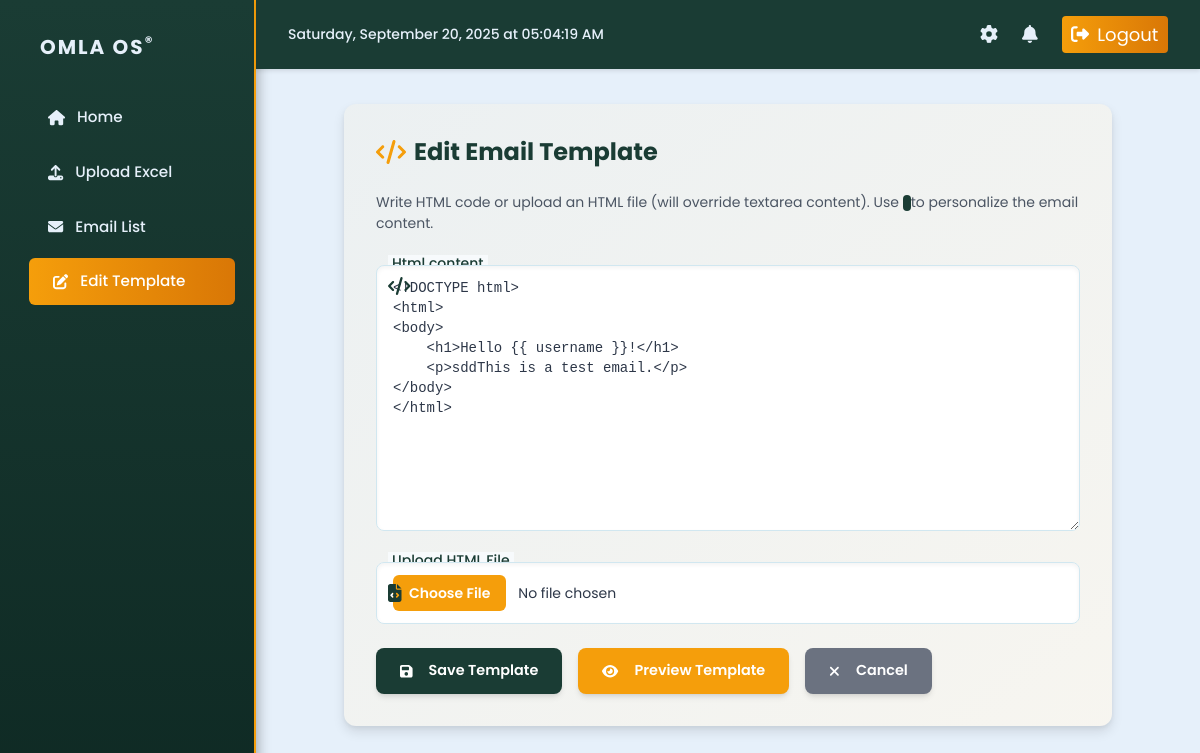
The app's page /template/edit/, older data.
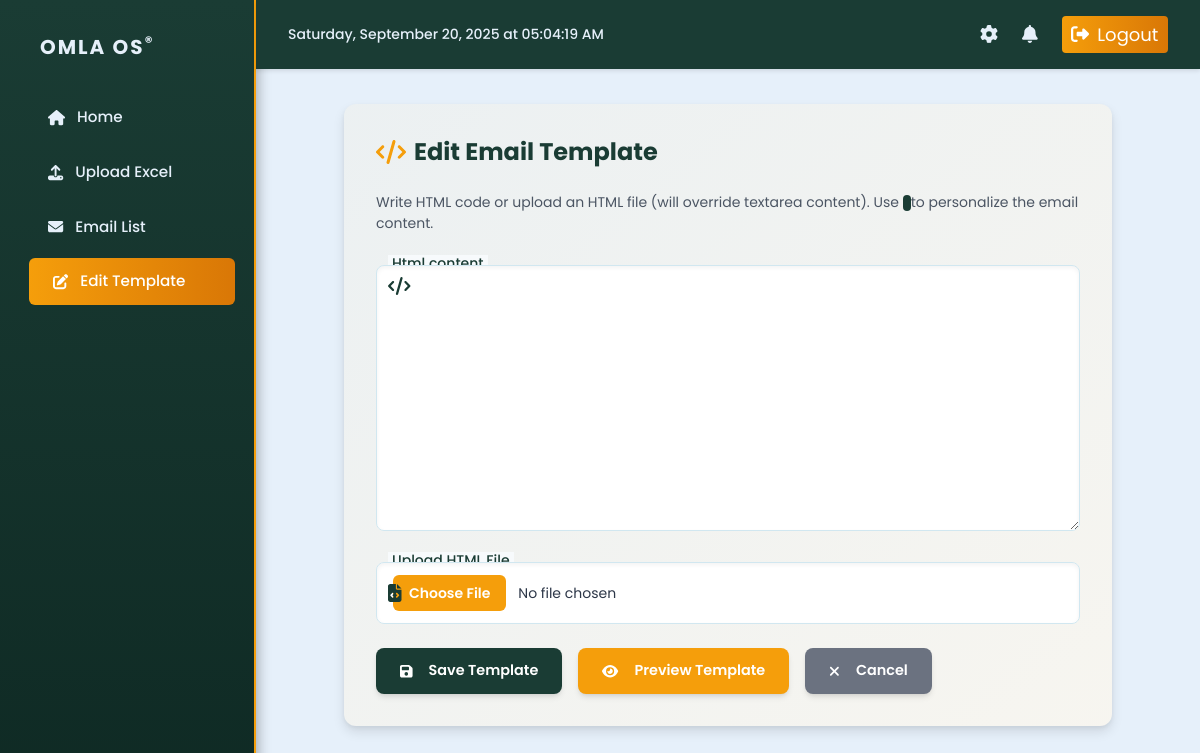
The same page, newer data.
### sender/models.py (models this page shows, shortened)
class EmailTemplate(models.Model):
    name = models.CharField(max_length=100, unique=True)
    html_content = models.TextField()
    class Meta:
        verbose_name = "Email Template"
        verbose_name_plural = "Email Templates"

### sender/views.py (the view)
# urls.py: path('template/edit/', views.edit_template, name='edit_template'),
def edit_template(request):
    template, created = EmailTemplate.objects.get_or_create(name="Default Template")
    if request.method == 'POST':
        form = EmailTemplateForm(request.POST, instance=template)
        if form.is_valid():
            form.save()
            messages.success(request, "Template updated successfully.")
            return redirect('dashboard')
    else:
        form = EmailTemplateForm(instance=template)
    return render(request, 'sender/edit_template.html', {'form': form})

### sender/forms.py
class EmailTemplateForm(forms.ModelForm):
    class Meta:
        model = EmailTemplate
        fields = ['name', 'html_content']
        widgets = {
            'name': forms.TextInput(attrs={'placeholder': 'Template name'}),
            'html_content': forms.Textarea(attrs={'placeholder': 'Enter HTML content here', 'rows': 10}),
        }

### sender/templates/sender/edit_template.html (shortened to what this page needs)
{% extends 'sender/base.html' %}
{% load static %}
{% block content %}
<div class="card relative overflow-hidden max-w-3xl mx-auto">
    <h2 class="relative z-10 flex items-center gap-2 text-2xl font-bold text-[#1A3C34] mb-6">
        <i class="fas fa-code text-[#F59E0B]"></i> Edit Email Template
    </h2>
    <p class="relative z-10 text-gray-600 mb-8 text-sm">
        Write HTML code or upload an HTML file (will override textarea content). Use <code class="font-mono bg-[#1A3C34] text-[#E6F0FA] px-1 rounded">{{ username }}</code> to personalize the email content.
    </p>
    <form method="post" enctype="multipart/form-data" class="relative z-10 space-y-6">
        <div class="form-group relative">
            <label for="{{ form.html_content.id_for_label }}" class="absolute -top-2.5 left-3 text-xs font-medium text-[#1A3C34] bg-[#F7FAFC] px-1 transition-all duration-300">
                {{ form.html_content.label }}
            </label>
            <div class="relative">
                <i class="fas fa-code absolute left-3 top-3 text-[#1A3C34] text-lg"></i>
                <textarea name="html_content" id="{{ form.html_content.id_for_label }}" class="pl-12 pr-4 w-full font-mono text-sm bg-white border-[#D1E7F0] rounded-lg shadow-sm focus:border-[#F59E0B] focus:ring-2 focus:ring-[#F59E0B]/20 transition-all duration-300 resize-y" rows="12" required>{{ form.html_content.value|default_if_none:'' }}</textarea>
            </div>
        </div>
        <div class="form-group relative">
            <label for="html_file" class="absolute -top-2.5 left-3 text-xs font-medium text-[#1A3C34] bg-[#F7FAFC] px-1 transition-all duration-300">
                Upload HTML File
            </label>
            <div class="relative">
                <i class="fas fa-file-code absolute left-3 top-1/2 transform -translate-y-1/2 text-[#1A3C34] text-lg"></i>
                <input type="file" name="html_file" id="html_file" class="pl-12 pr-4 w-full border-[#D1E7F0] rounded-lg bg-white shadow-sm focus:border-[#F59E0B] focus:ring-2 focus:ring-[#F59E0B]/20 transition-all duration-300 py-2.5 text-sm" accept=".html">
            </div>
        </div>
        <div class="flex gap-4 flex-wrap">
            <button type="submit" class="btn bg-[#1A3C34] hover:bg-[#25544A] text-white shadow-md hover:shadow-lg transition-all duration-300 transform hover:-translate-y-0.5">
                <i class="fas fa-save mr-2"></i> Save Template
            </button>
            <button type="button" id="preview-btn" class="btn bg-[#F59E0B] hover:bg-[#D97706] text-white shadow-md hover:shadow-lg transition-all duration-300 transform hover:-translate-y-0.5">
                <i class="fas fa-eye mr-2"></i> Preview Template
            </button>
            <a href="{% url 'dashboard' %}" class="btn bg-gray-500 hover:bg-gray-600 text-white shadow-md hover:shadow-lg transition-all duration-300 transform hover:-translate-y-0.5">
                <i class="fas fa-times mr-2"></i> Cancel
            </a>
        </div>
    </form>
</div>
{% endblock %}

Row changes from the older to the newer data that the page shows:
removed EmailTemplate: html_content "<!DOCTYPE html> <html> <body> <h1>Hello {{ username }}!</h1> <p>sddThis is a test email.</p> </body> </html>"
